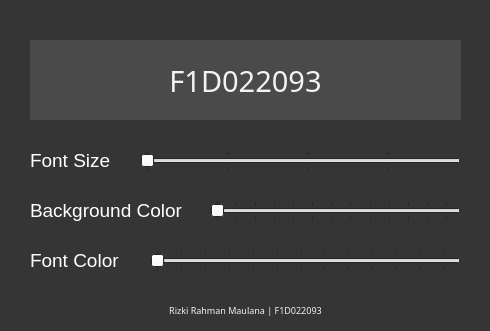
<?xml version="1.0" encoding="UTF-8"?>
<ui version="4.0">
 <class>Dialog</class>
 <widget class="QDialog" name="Dialog">
  <property name="geometry">
   <rect>
    <x>0</x>
    <y>0</y>
    <width>490</width>
    <height>331</height>
   </rect>
  </property>
  <property name="palette">
   <palette>
    <active>
     <colorrole role="Base">
      <brush brushstyle="SolidPattern">
       <color alpha="255">
        <red>255</red>
        <green>255</green>
        <blue>255</blue>
       </color>
      </brush>
     </colorrole>
     <colorrole role="Window">
      <brush brushstyle="SolidPattern">
       <color alpha="255">
        <red>53</red>
        <green>53</green>
        <blue>53</blue>
       </color>
      </brush>
     </colorrole>
    </active>
    <inactive>
     <colorrole role="Base">
      <brush brushstyle="SolidPattern">
       <color alpha="255">
        <red>255</red>
        <green>255</green>
        <blue>255</blue>
       </color>
      </brush>
     </colorrole>
     <colorrole role="Window">
      <brush brushstyle="SolidPattern">
       <color alpha="255">
        <red>53</red>
        <green>53</green>
        <blue>53</blue>
       </color>
      </brush>
     </colorrole>
    </inactive>
    <disabled>
     <colorrole role="Base">
      <brush brushstyle="SolidPattern">
       <color alpha="255">
        <red>53</red>
        <green>53</green>
        <blue>53</blue>
       </color>
      </brush>
     </colorrole>
     <colorrole role="Window">
      <brush brushstyle="SolidPattern">
       <color alpha="255">
        <red>53</red>
        <green>53</green>
        <blue>53</blue>
       </color>
      </brush>
     </colorrole>
    </disabled>
   </palette>
  </property>
  <property name="windowTitle">
   <string>Dialog</string>
  </property>
  <widget class="QFrame" name="frame_2">
   <property name="geometry">
    <rect>
     <x>30</x>
     <y>40</y>
     <width>431</width>
     <height>80</height>
    </rect>
   </property>
   <property name="palette">
    <palette>
     <active>
      <colorrole role="Base">
       <brush brushstyle="SolidPattern">
        <color alpha="255">
         <red>255</red>
         <green>255</green>
         <blue>255</blue>
        </color>
       </brush>
      </colorrole>
      <colorrole role="Window">
       <brush brushstyle="SolidPattern">
        <color alpha="255">
         <red>74</red>
         <green>74</green>
         <blue>74</blue>
        </color>
       </brush>
      </colorrole>
     </active>
     <inactive>
      <colorrole role="Base">
       <brush brushstyle="SolidPattern">
        <color alpha="255">
         <red>255</red>
         <green>255</green>
         <blue>255</blue>
        </color>
       </brush>
      </colorrole>
      <colorrole role="Window">
       <brush brushstyle="SolidPattern">
        <color alpha="255">
         <red>74</red>
         <green>74</green>
         <blue>74</blue>
        </color>
       </brush>
      </colorrole>
     </inactive>
     <disabled>
      <colorrole role="Base">
       <brush brushstyle="SolidPattern">
        <color alpha="255">
         <red>74</red>
         <green>74</green>
         <blue>74</blue>
        </color>
       </brush>
      </colorrole>
      <colorrole role="Window">
       <brush brushstyle="SolidPattern">
        <color alpha="255">
         <red>74</red>
         <green>74</green>
         <blue>74</blue>
        </color>
       </brush>
      </colorrole>
     </disabled>
    </palette>
   </property>
   <property name="autoFillBackground">
    <bool>true</bool>
   </property>
   <property name="frameShape">
    <enum>QFrame::NoFrame</enum>
   </property>
   <property name="frameShadow">
    <enum>QFrame::Raised</enum>
   </property>
   <widget class="QLabel" name="label">
    <property name="geometry">
     <rect>
      <x>0</x>
      <y>20</y>
      <width>431</width>
      <height>41</height>
     </rect>
    </property>
    <property name="palette">
     <palette>
      <active>
       <colorrole role="WindowText">
        <brush brushstyle="SolidPattern">
         <color alpha="255">
          <red>243</red>
          <green>243</green>
          <blue>243</blue>
         </color>
        </brush>
       </colorrole>
      </active>
      <inactive>
       <colorrole role="WindowText">
        <brush brushstyle="SolidPattern">
         <color alpha="255">
          <red>243</red>
          <green>243</green>
          <blue>243</blue>
         </color>
        </brush>
       </colorrole>
      </inactive>
      <disabled>
       <colorrole role="WindowText">
        <brush brushstyle="SolidPattern">
         <color alpha="255">
          <red>120</red>
          <green>120</green>
          <blue>120</blue>
         </color>
        </brush>
       </colorrole>
      </disabled>
     </palette>
    </property>
    <property name="font">
     <font>
      <family>Montserrat</family>
      <pointsize>22</pointsize>
     </font>
    </property>
    <property name="text">
     <string>F1D022093</string>
    </property>
    <property name="alignment">
     <set>Qt::AlignCenter</set>
    </property>
   </widget>
  </widget>
  <widget class="QSlider" name="horizontalSlider">
   <property name="geometry">
    <rect>
     <x>140</x>
     <y>150</y>
     <width>321</width>
     <height>22</height>
    </rect>
   </property>
   <property name="font">
    <font>
     <strikeout>false</strikeout>
    </font>
   </property>
   <property name="mouseTracking">
    <bool>false</bool>
   </property>
   <property name="acceptDrops">
    <bool>false</bool>
   </property>
   <property name="singleStep">
    <number>4</number>
   </property>
   <property name="pageStep">
    <number>10</number>
   </property>
   <property name="tracking">
    <bool>true</bool>
   </property>
   <property name="orientation">
    <enum>Qt::Horizontal</enum>
   </property>
   <property name="invertedAppearance">
    <bool>false</bool>
   </property>
   <property name="invertedControls">
    <bool>false</bool>
   </property>
   <property name="tickPosition">
    <enum>QSlider::TicksBothSides</enum>
   </property>
   <property name="tickInterval">
    <number>26</number>
   </property>
  </widget>
  <widget class="QSlider" name="horizontalSlider_2">
   <property name="geometry">
    <rect>
     <x>210</x>
     <y>200</y>
     <width>251</width>
     <height>22</height>
    </rect>
   </property>
   <property name="orientation">
    <enum>Qt::Horizontal</enum>
   </property>
   <property name="tickPosition">
    <enum>QSlider::TicksBothSides</enum>
   </property>
   <property name="tickInterval">
    <number>8</number>
   </property>
  </widget>
  <widget class="QSlider" name="horizontalSlider_3">
   <property name="geometry">
    <rect>
     <x>150</x>
     <y>250</y>
     <width>311</width>
     <height>22</height>
    </rect>
   </property>
   <property name="orientation">
    <enum>Qt::Horizontal</enum>
   </property>
   <property name="tickPosition">
    <enum>QSlider::TicksBothSides</enum>
   </property>
   <property name="tickInterval">
    <number>8</number>
   </property>
  </widget>
  <widget class="QLabel" name="label_2">
   <property name="geometry">
    <rect>
     <x>30</x>
     <y>150</y>
     <width>81</width>
     <height>21</height>
    </rect>
   </property>
   <property name="palette">
    <palette>
     <active>
      <colorrole role="WindowText">
       <brush brushstyle="SolidPattern">
        <color alpha="255">
         <red>255</red>
         <green>255</green>
         <blue>255</blue>
        </color>
       </brush>
      </colorrole>
     </active>
     <inactive>
      <colorrole role="WindowText">
       <brush brushstyle="SolidPattern">
        <color alpha="255">
         <red>255</red>
         <green>255</green>
         <blue>255</blue>
        </color>
       </brush>
      </colorrole>
     </inactive>
     <disabled>
      <colorrole role="WindowText">
       <brush brushstyle="SolidPattern">
        <color alpha="255">
         <red>120</red>
         <green>120</green>
         <blue>120</blue>
        </color>
       </brush>
      </colorrole>
     </disabled>
    </palette>
   </property>
   <property name="font">
    <font>
     <pointsize>14</pointsize>
    </font>
   </property>
   <property name="text">
    <string>Font Size</string>
   </property>
  </widget>
  <widget class="QLabel" name="label_3">
   <property name="geometry">
    <rect>
     <x>30</x>
     <y>200</y>
     <width>181</width>
     <height>21</height>
    </rect>
   </property>
   <property name="palette">
    <palette>
     <active>
      <colorrole role="WindowText">
       <brush brushstyle="SolidPattern">
        <color alpha="255">
         <red>255</red>
         <green>255</green>
         <blue>255</blue>
        </color>
       </brush>
      </colorrole>
     </active>
     <inactive>
      <colorrole role="WindowText">
       <brush brushstyle="SolidPattern">
        <color alpha="255">
         <red>255</red>
         <green>255</green>
         <blue>255</blue>
        </color>
       </brush>
      </colorrole>
     </inactive>
     <disabled>
      <colorrole role="WindowText">
       <brush brushstyle="SolidPattern">
        <color alpha="255">
         <red>120</red>
         <green>120</green>
         <blue>120</blue>
        </color>
       </brush>
      </colorrole>
     </disabled>
    </palette>
   </property>
   <property name="font">
    <font>
     <pointsize>14</pointsize>
    </font>
   </property>
   <property name="text">
    <string>Background Color</string>
   </property>
  </widget>
  <widget class="QLabel" name="label_4">
   <property name="geometry">
    <rect>
     <x>30</x>
     <y>250</y>
     <width>181</width>
     <height>21</height>
    </rect>
   </property>
   <property name="palette">
    <palette>
     <active>
      <colorrole role="WindowText">
       <brush brushstyle="SolidPattern">
        <color alpha="255">
         <red>255</red>
         <green>255</green>
         <blue>255</blue>
        </color>
       </brush>
      </colorrole>
     </active>
     <inactive>
      <colorrole role="WindowText">
       <brush brushstyle="SolidPattern">
        <color alpha="255">
         <red>255</red>
         <green>255</green>
         <blue>255</blue>
        </color>
       </brush>
      </colorrole>
     </inactive>
     <disabled>
      <colorrole role="WindowText">
       <brush brushstyle="SolidPattern">
        <color alpha="255">
         <red>120</red>
         <green>120</green>
         <blue>120</blue>
        </color>
       </brush>
      </colorrole>
     </disabled>
    </palette>
   </property>
   <property name="font">
    <font>
     <pointsize>14</pointsize>
    </font>
   </property>
   <property name="text">
    <string>Font Color</string>
   </property>
  </widget>
  <widget class="QLabel" name="label_5">
   <property name="geometry">
    <rect>
     <x>30</x>
     <y>290</y>
     <width>431</width>
     <height>41</height>
    </rect>
   </property>
   <property name="palette">
    <palette>
     <active>
      <colorrole role="WindowText">
       <brush brushstyle="SolidPattern">
        <color alpha="255">
         <red>243</red>
         <green>243</green>
         <blue>243</blue>
        </color>
       </brush>
      </colorrole>
     </active>
     <inactive>
      <colorrole role="WindowText">
       <brush brushstyle="SolidPattern">
        <color alpha="255">
         <red>243</red>
         <green>243</green>
         <blue>243</blue>
        </color>
       </brush>
      </colorrole>
     </inactive>
     <disabled>
      <colorrole role="WindowText">
       <brush brushstyle="SolidPattern">
        <color alpha="255">
         <red>120</red>
         <green>120</green>
         <blue>120</blue>
        </color>
       </brush>
      </colorrole>
     </disabled>
    </palette>
   </property>
   <property name="font">
    <font>
     <family>Montserrat</family>
     <pointsize>7</pointsize>
    </font>
   </property>
   <property name="text">
    <string>Rizki Rahman Maulana | F1D022093</string>
   </property>
   <property name="alignment">
    <set>Qt::AlignCenter</set>
   </property>
  </widget>
 </widget>
 <tabstops>
  <tabstop>horizontalSlider</tabstop>
  <tabstop>horizontalSlider_2</tabstop>
 </tabstops>
 <resources/>
 <connections/>
</ui>
